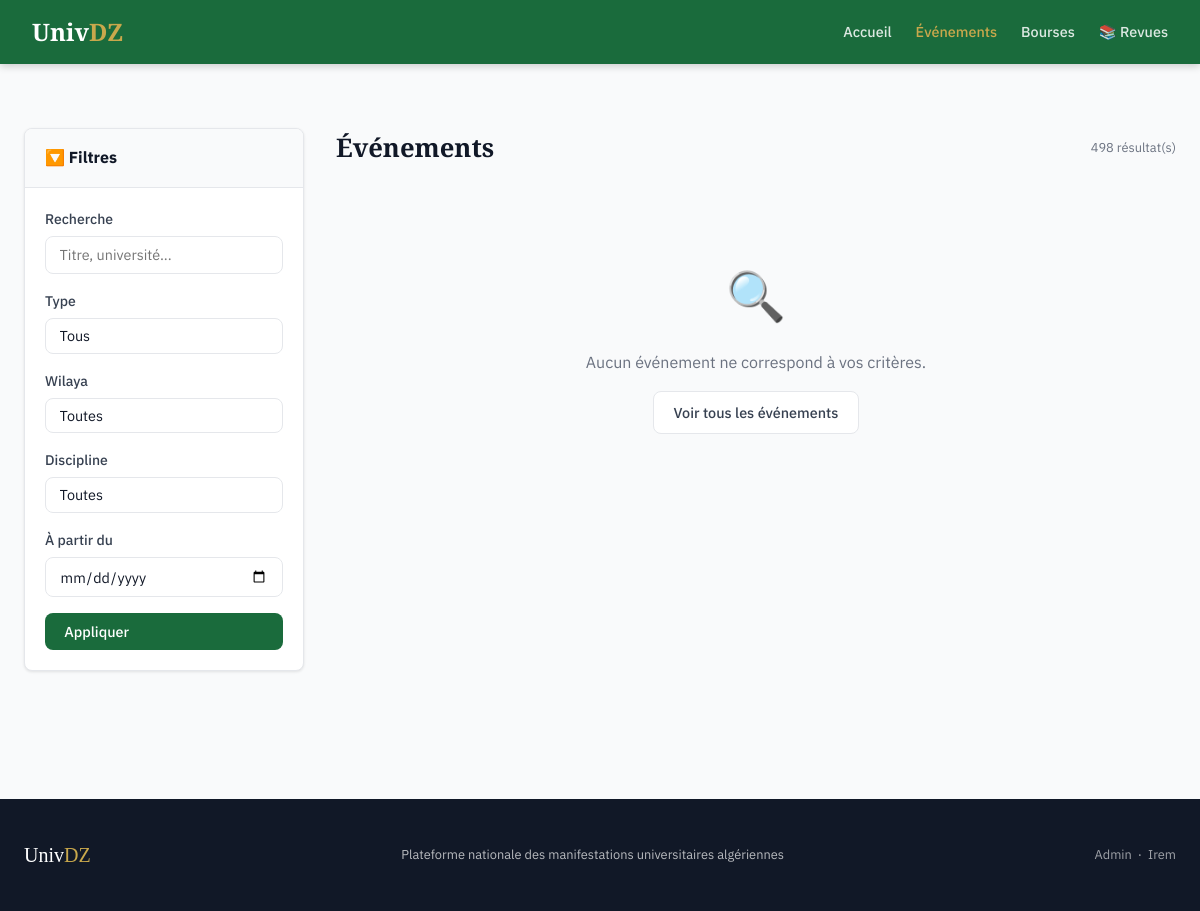
/evenements?page=54&q=&type=&wilaya=&discipline=&date_debut=, run on an earlier commit of the app's database.
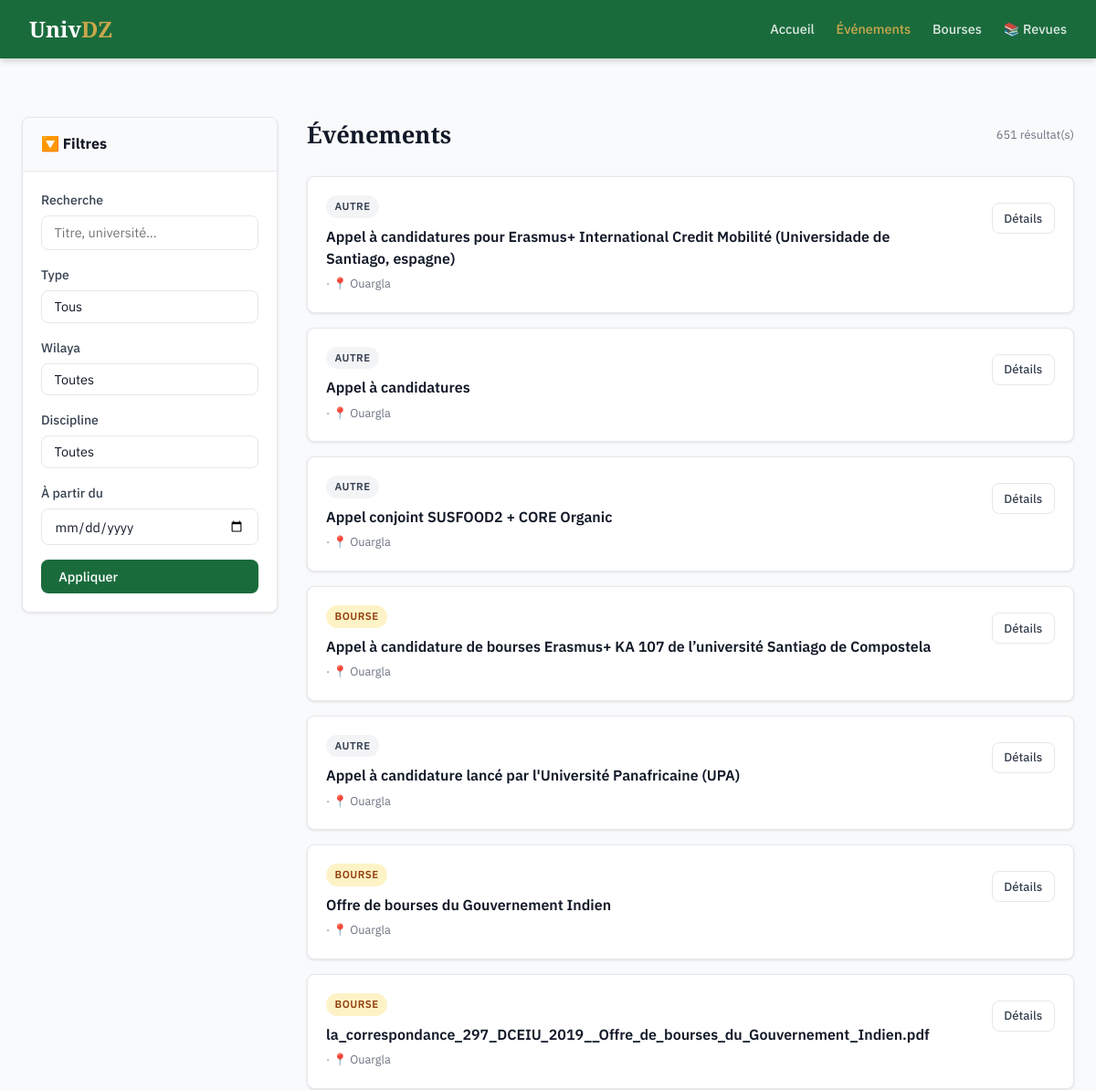
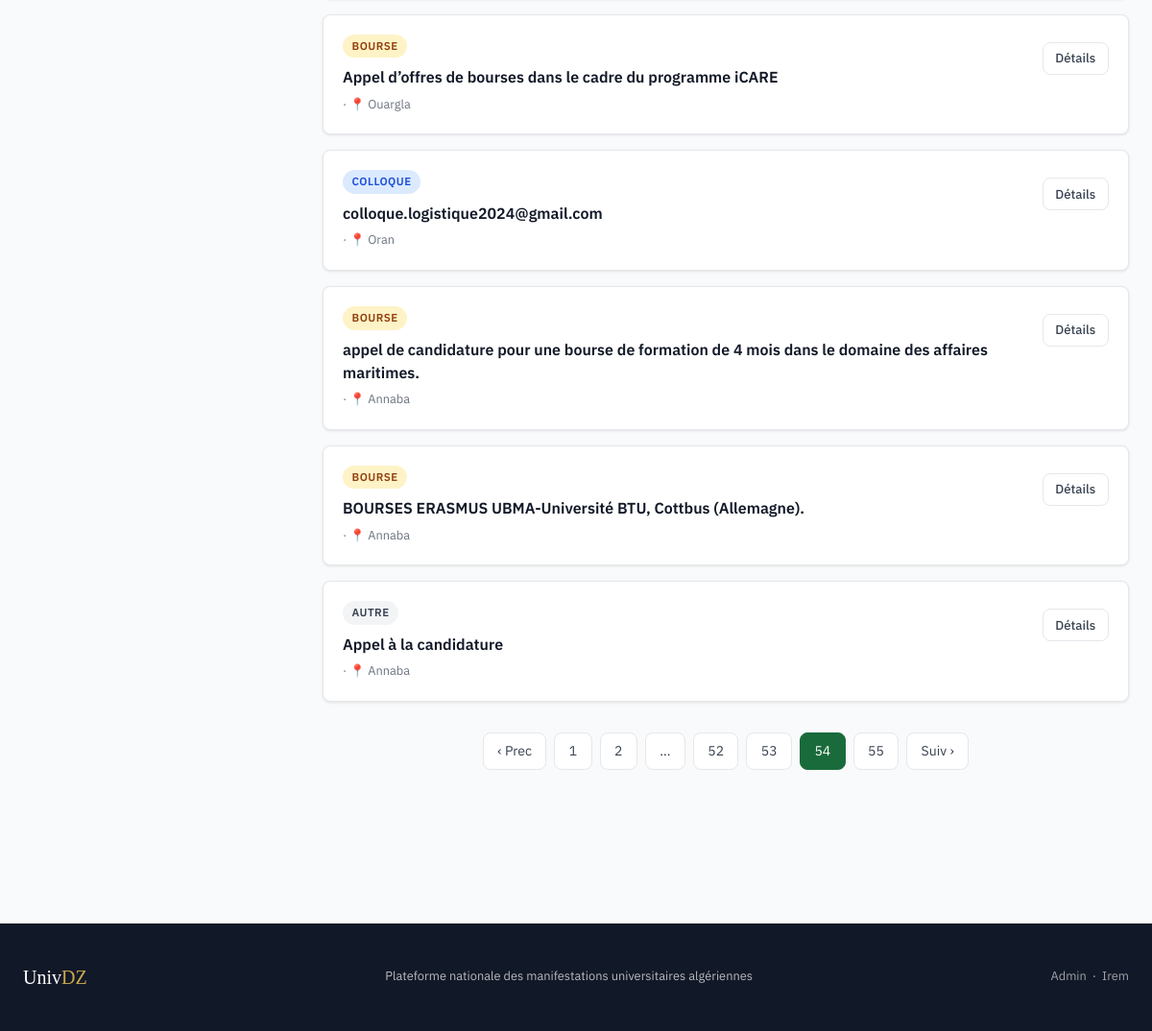
And on a later commit of the database (2 pictures, top to bottom).
### app/models/event.py (models this page shows, shortened)
class Event(db.Model):
    __tablename__ = "events"
    id = db.Column(db.Integer, primary_key=True)
    titre = db.Column(db.String(500), nullable=False)
    type = db.Column(db.String(100), nullable=False)
    universite = db.Column(db.String(300))
    discipline = db.Column(db.String(200))
    wilaya = db.Column(db.String(100))
    date_debut = db.Column(db.Date)
    date_fin = db.Column(db.Date)
    date_limite = db.Column(db.Date)
    description = db.Column(db.Text)
    lien_officiel = db.Column(db.String(1000))
    source = db.Column(db.String(500))
    date_collecte = db.Column(db.DateTime, default=datetime.utcnow)
    score_fiabilite = db.Column(db.Float, default=0.7)
    statut = db.Column(db.String(50), default="valide")
    date_validation = db.Column(
        db.DateTime,
        default=datetime.utcnow
    )
    validated_by = db.Column(db.Integer, db.ForeignKey("admins.id"))
    slug = db.Column(db.String(600), unique=True)

### app/routes/main.py (the view, shortened to what this page needs)
@main_bp.route("/evenements")
def evenements():
    page = request.args.get("page", 1, type=int)
    q = request.args.get("q", "")
    type_filtre = request.args.get("type", "")
    wilaya_filtre = request.args.get("wilaya", "")
    discipline_filtre = request.args.get("discipline", "")
    date_debut_filtre = request.args.get("date_debut", "")
    query = Event.query.filter_by(statut="valide")
    if type_filtre:
        query = query.filter_by(type=type_filtre)
    if wilaya_filtre:
        query = query.filter_by(wilaya=wilaya_filtre)
    if discipline_filtre:
        query = query.filter_by(discipline=discipline_filtre)
    pagination = query.order_by(Event.date_debut.asc()).paginate(
        page=page, per_page=EVENTS_PER_PAGE, error_out=False
    )
    return render_template(
        "main/evenements.html",
        events=pagination.items,
        pagination=pagination,
        wilayas=WILAYAS,
        event_types=EVENT_TYPES,
        disciplines=DISCIPLINES,
        current_filters={
            "q": q,
            "type": type_filtre,
            "wilaya": wilaya_filtre,
            "discipline": discipline_filtre,
            "date_debut": date_debut_filtre,
        },
    )

### app/templates/main/evenements.html (shortened to what this page needs)
{% extends "base.html" %}
{% block content %}
<div class="container">
  <div style="display:grid; grid-template-columns:280px 1fr; gap:2rem; padding:2rem 0; align-items:start;">
    <aside>
      <div class="card" style="position:sticky; top:80px;">
        <div class="card-header"><strong>🔽 Filtres</strong></div>
        <div class="card-body">
          <form action="{{ url_for('main.evenements') }}" method="get">
            <div class="form-group">
              <label class="form-label">Recherche</label>
              <input type="text" name="q" class="form-control" value="{{ current_filters.q }}" placeholder="Titre, université...">
            </div>
            <div class="form-group">
              <label class="form-label">Type</label>
              <select name="type" class="form-control" onchange="this.form.submit()">
                <option value="">Tous</option>
              </select>
            </div>
            <div class="form-group">
              <label class="form-label">Wilaya</label>
              <select name="wilaya" class="form-control" onchange="this.form.submit()">
                <option value="">Toutes</option>
              </select>
            </div>
            <div class="form-group">
              <label class="form-label">Discipline</label>
              <select name="discipline" class="form-control" onchange="this.form.submit()">
                <option value="">Toutes</option>
              </select>
            </div>
            <div class="form-group">
              <label class="form-label">À partir du</label>
              <input type="date" name="date_debut" class="form-control" value="{{ current_filters.date_debut }}">
            </div>
            <button type="submit" class="btn btn-primary" style="width:100%;">Appliquer</button>
          </form>
        </div>
      </div>
    </aside>
    <div>
      <div style="display:flex; justify-content:space-between; align-items:center; margin-bottom:1.5rem;">
        <h1 style="font-family:'Playfair Display',serif; font-size:1.6rem;">Événements</h1>
        <span class="text-muted text-small">{{ pagination.total }} résultat(s)</span>
      </div>
      {% if events %}
      <div style="display:flex; flex-direction:column; gap:1rem;">
        {% for event in events %}
        <div class="card">
          <div class="card-body" style="display:grid; grid-template-columns:1fr auto; gap:1rem; align-items:start;">
            <div>
              <div style="display:flex; gap:.5rem; flex-wrap:wrap; margin-bottom:.5rem;">
                <span class="badge badge-{{ event.type }}">{{ event.type|replace('_',' ') }}</span>
              </div>
              <h2 style="font-size:1rem; font-weight:600; margin-bottom:.4rem; line-height:1.5;">
                <a href="{{ url_for('main.detail', slug=event.slug) }}" style="color:var(--dark);">{{ event.titre[:150] }}</a>
              </h2>
              <p class="text-small text-muted">
                {% if event.wilaya %} · 📍 {{ event.wilaya }}{% endif %}
              </p>
            </div>
            <div style="text-align:right; white-space:nowrap; min-width:110px;">
              <a href="{{ url_for('main.detail', slug=event.slug) }}" class="btn btn-secondary btn-sm" style="margin-top:.5rem;">Détails</a>
            </div>
          </div>
        </div>
        {% endfor %}
      </div>
      {% if pagination.pages > 1 %}
      <div class="pagination">
        {% if pagination.has_prev %}<a href="{{ url_for('main.evenements', page=pagination.prev_num, **current_filters) }}">‹ Prec</a>{% endif %}
        {% for p in pagination.iter_pages() %}
          {% if p %}
            {% if p == pagination.page %}<span class="active">{{ p }}</span>
            {% else %}<a href="{{ url_for('main.evenements', page=p, **current_filters) }}">{{ p }}</a>{% endif %}
          {% else %}<span>…</span>{% endif %}
        {% endfor %}
        {% if pagination.has_next %}<a href="{{ url_for('main.evenements', page=pagination.next_num, **current_filters) }}">Suiv ›</a>{% endif %}
      </div>
      {% endif %}
      {% else %}
      <div style="text-align:center; padding:4rem; color:var(--muted);">
        <p style="font-size:3rem; margin-bottom:1rem;">🔍</p>
        <p>Aucun événement ne correspond à vos critères.</p>
        <a href="{{ url_for('main.evenements') }}" class="btn btn-secondary" style="margin-top:1rem;">Voir tous les événements</a>
      </div>
      {% endif %}
    </div>
  </div>
</div>
{% endblock %}

### app/templates/base.html (shortened to what this page needs)
<!DOCTYPE html>
<html lang="fr">
<head>
</head>
<body>
<nav class="navbar">
  <a href="{{ url_for('main.index') }}" class="navbar-brand">Univ<span>DZ</span></a>
  <ul class="navbar-nav">
    <li><a href="{{ url_for('main.index') }}" {% if request.endpoint=='main.index' %}class="active"{% endif %}>Accueil</a></li>
    <li><a href="{{ url_for('main.evenements') }}" {% if request.endpoint=='main.evenements' %}class="active"{% endif %}>Événements</a></li>
    <li><a href="{{ url_for('main.bourses') }}" {% if request.endpoint=='main.bourses' %}class="active"{% endif %}>Bourses</a></li>
    <li><a href="{{ url_for('main.revues') }}" {% if request.endpoint=='main.revues' %}class="active"{% endif %}>📚 Revues</a></li>
  </ul>
</nav>
<main class="main-content">
  {% block content %}{% endblock %}
</main>
<footer>
  <div class="container footer-inner">
    <div class="footer-brand">Univ<span>DZ</span></div>
    <p class="text-small">Plateforme nationale des manifestations universitaires algériennes</p>
    <p class="text-small">
      <a href="{{ url_for('admin.login') }}">Admin</a> &nbsp;·&nbsp;
      <a href="{{ url_for('api.get_events') }}">Irem</a>
    </p>
  </div>
</footer>
</body>
</html>

### app/templates/base.html (style rules this page uses)
:root { --green: #1a6b3c; --green-light: #2a9d5e; --green-pale: #e8f5ee; --gold: #c9a84c; --dark: #111827; --mid: #374151; --muted: #6b7280; --border: #e5e7eb; --bg: #f9fafb; --white: #ffffff; --radius: 8px; --shadow: 0 1px 3px rgba(0,0,0,.1); --shadow-md: 0 4px 6px rgba(0,0,0,.07); }
*, *::before, *::after { box-sizing: border-box; margin: 0; padding: 0; }
body { font-family: 'IBM Plex Sans', sans-serif; background: var(--bg); color: var(--dark); line-height: 1.6; }
a { color: var(--green); text-decoration: none; }
.navbar { background: var(--green); padding: 0 2rem; display: flex; align-items: center; justify-content: space-between; height: 64px; position: sticky; top: 0; z-index: 100; box-shadow: 0 2px 8px rgba(0,0,0,.2); }
.navbar-brand { font-family: 'Playfair Display', serif; color: var(--white) !important; font-size: 1.5rem; font-weight: 900; text-decoration: none; }
.navbar-brand span { color: var(--gold); }
.navbar-nav { display: flex; align-items: center; gap: 1.5rem; list-style: none; }
.navbar-nav a { color: rgba(255,255,255,.85); font-weight: 500; font-size: .9rem; text-decoration: none; transition: color .2s; }
.navbar-nav a.active { color: var(--gold); }
.container { max-width: 1200px; margin: 0 auto; padding: 0 1.5rem; }
.main-content { min-height: calc(100vh - 64px - 200px); padding: 2rem 0; }
.card { background: var(--white); border-radius: var(--radius); box-shadow: var(--shadow); border: 1px solid var(--border); overflow: hidden; transition: box-shadow .2s, transform .2s; }
.card-body { padding: 1.25rem; }
.card-header { padding: 1rem 1.25rem; border-bottom: 1px solid var(--border); background: var(--bg); }
.badge { display: inline-flex; align-items: center; padding: .2rem .6rem; border-radius: 999px; font-size: .72rem; font-weight: 600; text-transform: uppercase; letter-spacing: .04em; }
.badge-colloque { background: #dbeafe; color: #1d4ed8; }
.badge-bourse { background: #fef3c7; color: #92400e; }
.badge-autre { background: #f3f4f6; color: #374151; }
.btn { display: inline-flex; align-items: center; gap: .4rem; padding: .55rem 1.2rem; border-radius: var(--radius); font-family: inherit; font-size: .9rem; font-weight: 500; cursor: pointer; border: none; transition: all .2s; text-decoration: none; }
.btn-primary { background: var(--green); color: white; }
.btn-secondary { background: var(--white); color: var(--mid); border: 1px solid var(--border); }
.btn-sm { padding: .35rem .8rem; font-size: .82rem; }
.form-group { margin-bottom: 1rem; }
.form-label { display: block; font-size: .875rem; font-weight: 500; color: var(--mid); margin-bottom: .35rem; }
.form-control { width: 100%; padding: .55rem .85rem; border: 1px solid var(--border); border-radius: var(--radius); font-family: inherit; font-size: .9rem; color: var(--dark); background: var(--white); transition: border-color .2s; }
select.form-control { appearance: none; }
.pagination { display: flex; gap: .5rem; flex-wrap: wrap; justify-content: center; margin: 2rem 0; }
.pagination a, .pagination span { padding: .45rem .9rem; border-radius: var(--radius); border: 1px solid var(--border); font-size: .875rem; color: var(--mid); background: var(--white); }
.pagination .active { background: var(--green); color: white; border-color: var(--green); }
footer { background: var(--dark); color: rgba(255,255,255,.7); padding: 2.5rem 0; margin-top: 4rem; }
.footer-inner { display: flex; justify-content: space-between; align-items: center; flex-wrap: wrap; gap: 1rem; }
.footer-brand { font-family: 'Playfair Display', serif; font-size: 1.25rem; color: white; }
.footer-brand span { color: var(--gold); }
footer a { color: rgba(255,255,255,.6); }
.text-muted { color: var(--muted); }
.text-small { font-size: .8rem; }

What changed in the data, as far as the page shows it:
added Event: type "AUTRE", titre "Appel à candidatures pour Erasmus+ International Credit Mobilité (Universidade de Santiago, espagne)", wilaya "Ouargla"
added Event: type "AUTRE", titre "Appel à candidatures", wilaya "Ouargla"
added Event: type "AUTRE", titre "Appel conjoint SUSFOOD2 + CORE Organic", wilaya "Ouargla"
added Event: type "BOURSE", titre "Appel à candidature de bourses Erasmus+ KA 107 de l’université Santiago de Compostela", wilaya "Ouargla"
added Event: type "AUTRE", titre "Appel à candidature lancé par l'Université Panafricaine (UPA)", wilaya "Ouargla"
added Event: type "BOURSE", titre "Offre de bourses du Gouvernement Indien", wilaya "Ouargla"
added Event: type "BOURSE", titre "la_correspondance_297_DCEIU_2019__Offre_de_bourses_du_Gouvernement_Indien.pdf", wilaya "Ouargla"
added Event: type "BOURSE", titre "Appel d’offres de bourses dans le cadre du programme iCARE", wilaya "Ouargla"
added Event: type "COLLOQUE", titre "colloque.logistique2024@gmail.com", wilaya "Oran"
added Event: type "BOURSE", titre "appel de candidature pour une bourse de formation de 4 mois dans le domaine des affaires maritimes.", wilaya "Annaba"
added Event: type "BOURSE", titre "BOURSES ERASMUS UBMA-Université BTU, Cottbus (Allemagne).", wilaya "Annaba"
added Event: type "AUTRE", titre "Appel à la candidature", wilaya "Annaba"
Also different on the page:
{{ pagination.total }}: "498" → "651"
text no longer shown: "🔍 Aucun événement ne correspond à vos critères. Voir tous les événements"
text now shown: "‹ Prec Suiv ›"
new list line: "1"
new list line: "2"
new list line: "52"
new list line: "53"
new list line: "54"
new list line: "55"
